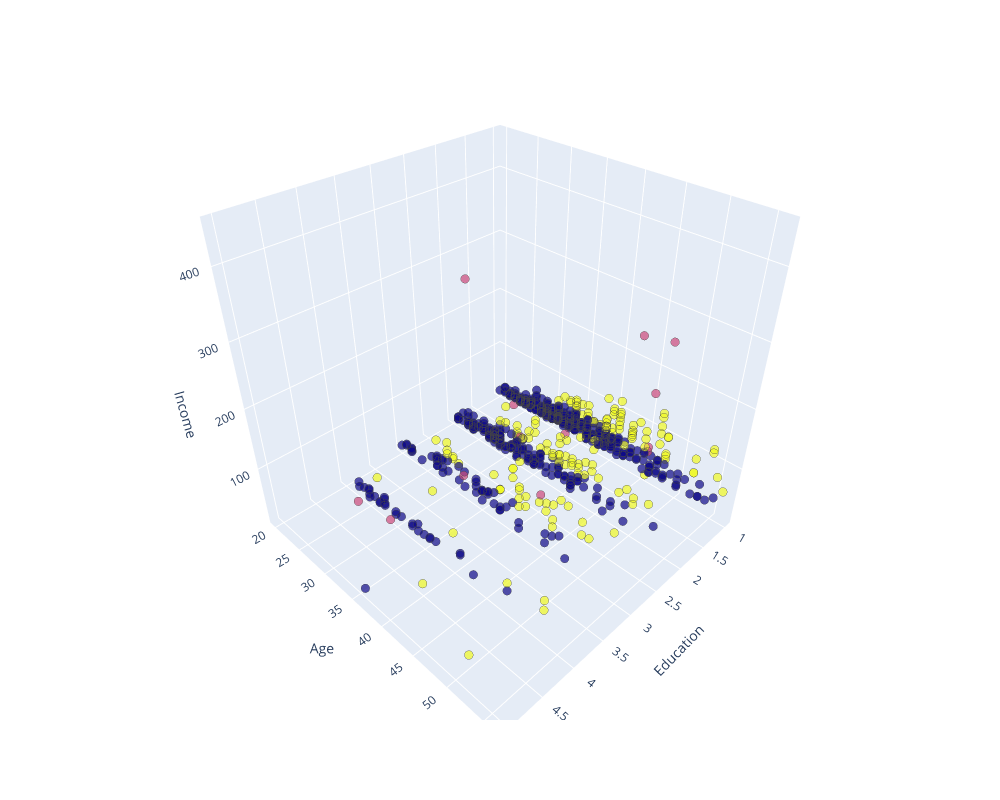

Notebook source saved alongside this figure:
### Markdown cell above
<p>We can also see this distribution in 3 dimensions for better understanding. Here, the education parameter will represent the third axis instead of the marker size.</p>

### Code cell
# need `nbformat>=4.2.0` here

fig = px.scatter_3d(X, x=1, y=0, z=3, opacity=0.7, color=labels.astype(float))
fig.update_traces(marker={"size": 5, "line": {"width": 0.25}}, showlegend=False)
fig.update_layout(coloraxis_showscale=False, width=1000, height=800, scene={"xaxis": {"title": "Education"}, "yaxis": {"title": "Age"}, "zaxis": {"title": "Income"}})

### Figure 1 — Plotly figure (JSON) as saved in the notebook; plotly's stock layout.template omitted (floating-point values rounded to 4 significant figures; data arrays with more than 128 entries replaced by an {"elided": "..."} marker saying what was removed)
{"data": [{"hovertemplate": "1=%{x}<br>0=%{y}<br>3=%{z}<br>color=%{marker.color}<extra></extra>", "legendgroup": "", "marker": {"color": {"elided": "700 float values"}, "coloraxis": "coloraxis", "opacity": 0.7, "symbol": "circle", "line": {"width": 0.25}, "size": 5}, "mode": "markers", "name": "", "scene": "scene", "showlegend": false, "x": {"elided": "700 float values"}, "y": {"elided": "700 float values"}, "z": {"elided": "700 float values"}, "type": "scatter3d"}], "layout": {"scene": {"domain": {"x": [0.0, 1.0], "y": [0.0, 1.0]}, "xaxis": {"title": {"text": "Education"}}, "yaxis": {"title": {"text": "Age"}}, "zaxis": {"title": {"text": "Income"}}}, "coloraxis": {"colorbar": {"title": {"text": "color"}}, "colorscale": [[0.0, "#0d0887"], [0.1111, "#46039f"], [0.2222, "#7201a8"], [0.3333, "#9c179e"], [0.4444, "#bd3786"], [0.5556, "#d8576b"], [0.6667, "#ed7953"], [0.7778, "#fb9f3a"], [0.8889, "#fdca26"], [1.0, "#f0f921"]], "showscale": false}, "legend": {"tracegroupgap": 0}, "margin": {"t": 60}, "width": 1000, "height": 800}}
